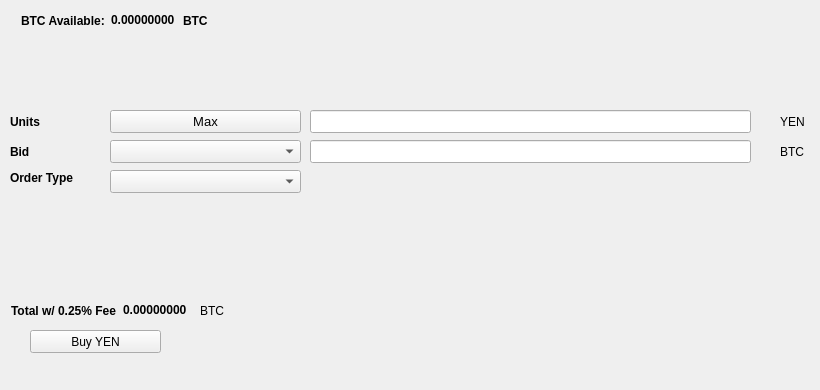
   <widget class="QWidget" name="BuyTab">
    <attribute name="title">
     <string>Buy</string>
    </attribute>
    <widget class="QPushButton" name="BuyYEN">
     <property name="geometry">
      <rect>
       <x>30</x>
       <y>330</y>
       <width>131</width>
       <height>23</height>
      </rect>
     </property>
     <property name="text">
      <string>Buy YEN</string>
     </property>
     <property name="icon">
      <iconset resource="../cryptoyen.qrc">
       <normaloff>:/icons/bitcoin</normaloff>:/icons/bitcoin</iconset>
     </property>
    </widget>
    <widget class="QLabel" name="label_3">
     <property name="geometry">
      <rect>
       <x>10</x>
       <y>110</y>
       <width>46</width>
       <height>23</height>
      </rect>
     </property>
     <property name="font">
      <font>
       <weight>75</weight>
       <bold>true</bold>
      </font>
     </property>
     <property name="text">
      <string>Units</string>
     </property>
    </widget>
    <widget class="QLineEdit" name="UnitsInput">
     <property name="geometry">
      <rect>
       <x>310</x>
       <y>110</y>
       <width>441</width>
       <height>23</height>
      </rect>
     </property>
     <property name="font">
      <font>
       <pointsize>9</pointsize>
       <weight>75</weight>
       <bold>true</bold>
      </font>
     </property>
    </widget>
    <widget class="QLineEdit" name="BuyBidPriceEdit">
     <property name="geometry">
      <rect>
       <x>310</x>
       <y>140</y>
       <width>441</width>
       <height>23</height>
      </rect>
     </property>
     <property name="font">
      <font>
       <pointsize>9</pointsize>
       <weight>75</weight>
       <bold>true</bold>
      </font>
     </property>
    </widget>
    <widget class="QLabel" name="label_4">
     <property name="geometry">
      <rect>
       <x>780</x>
       <y>110</y>
       <width>31</width>
       <height>23</height>
      </rect>
     </property>
     <property name="text">
      <string>YEN</string>
     </property>
    </widget>
    <widget class="QLabel" name="label_5">
     <property name="geometry">
      <rect>
       <x>780</x>
       <y>140</y>
       <width>31</width>
       <height>23</height>
      </rect>
     </property>
     <property name="text">
      <string>BTC</string>
     </property>
    </widget>
    <widget class="QLabel" name="label_6">
     <property name="geometry">
      <rect>
       <x>10</x>
       <y>140</y>
       <width>46</width>
       <height>23</height>
      </rect>
     </property>
     <property name="font">
      <font>
       <weight>75</weight>
       <bold>true</bold>
      </font>
     </property>
     <property name="text">
      <string>Bid</string>
     </property>
    </widget>
    <widget class="QLabel" name="label_7">
     <property name="geometry">
      <rect>
       <x>10</x>
       <y>170</y>
       <width>91</width>
       <height>16</height>
      </rect>
     </property>
     <property name="font">
      <font>
       <weight>75</weight>
       <bold>true</bold>
      </font>
     </property>
     <property name="text">
      <string>Order Type</string>
     </property>
    </widget>
    <widget class="QPushButton" name="Buy_Max_Amount">
     <property name="geometry">
      <rect>
       <x>110</x>
       <y>110</y>
       <width>191</width>
       <height>23</height>
      </rect>
     </property>
     <property name="font">
      <font>
       <pointsize>10</pointsize>
      </font>
     </property>
     <property name="text">
      <string>Max</string>
     </property>
    </widget>
    <widget class="QComboBox" name="BuyBidcomboBox">
     <property name="geometry">
      <rect>
       <x>110</x>
       <y>140</y>
       <width>191</width>
       <height>23</height>
      </rect>
     </property>
     <property name="font">
      <font>
       <pointsize>10</pointsize>
      </font>
     </property>
    </widget>
    <widget class="QComboBox" name="buyOrdertypeCombo">
     <property name="geometry">
      <rect>
       <x>110</x>
       <y>170</y>
       <width>191</width>
       <height>23</height>
      </rect>
     </property>
     <property name="font">
      <font>
       <pointsize>10</pointsize>
      </font>
     </property>
    </widget>
    <widget class="QWidget" name="layoutWidget1">
     <property name="geometry">
      <rect>
       <x>21</x>
       <y>11</y>
       <width>227</width>
       <height>19</height>
      </rect>
     </property>
     <layout class="QHBoxLayout" name="horizontalLayout_3">
      <item>
       <widget class="QLabel" name="label232">
        <property name="font">
         <font>
          <weight>75</weight>
          <bold>true</bold>
         </font>
        </property>
        <property name="text">
         <string>BTC Available:</string>
        </property>
       </widget>
      </item>
      <item>
       <widget class="QLabel" name="BtcAvailableLbl">
        <property name="palette">
         <palette>
          <active>
           <colorrole role="WindowText">
            <brush brushstyle="SolidPattern">
             <color alpha="255">
              <red>0</red>
              <green>0</green>
              <blue>0</blue>
             </color>
            </brush>
           </colorrole>
           <colorrole role="Button">
            <brush brushstyle="SolidPattern">
             <color alpha="255">
              <red>0</red>
              <green>170</green>
              <blue>0</blue>
             </color>
            </brush>
           </colorrole>
           <colorrole role="Light">
            <brush brushstyle="SolidPattern">
             <color alpha="255">
              <red>0</red>
              <green>255</green>
              <blue>0</blue>
             </color>
            </brush>
           </colorrole>
           <colorrole role="Midlight">
            <brush brushstyle="SolidPattern">
             <color alpha="255">
              <red>0</red>
              <green>212</green>
              <blue>0</blue>
             </color>
            </brush>
           </colorrole>
           <colorrole role="Dark">
            <brush brushstyle="SolidPattern">
             <color alpha="255">
              <red>0</red>
              <green>85</green>
              <blue>0</blue>
             </color>
            </brush>
           </colorrole>
           <colorrole role="Mid">
            <brush brushstyle="SolidPattern">
             <color alpha="255">
              <red>0</red>
              <green>113</green>
              <blue>0</blue>
             </color>
            </brush>
           </colorrole>
           <colorrole role="Text">
            <brush brushstyle="SolidPattern">
             <color alpha="255">
              <red>0</red>
              <green>170</green>
              <blue>0</blue>
             </color>
            </brush>
           </colorrole>
           <colorrole role="BrightText">
            <brush brushstyle="SolidPattern">
             <color alpha="255">
              <red>255</red>
              <green>255</green>
              <blue>255</blue>
             </color>
            </brush>
           </colorrole>
           <colorrole role="ButtonText">
            <brush brushstyle="SolidPattern">
             <color alpha="255">
              <red>0</red>
              <green>0</green>
              <blue>0</blue>
             </color>
            </brush>
           </colorrole>
           <colorrole role="Base">
            <brush brushstyle="SolidPattern">
             <color alpha="255">
              <red>255</red>
              <green>255</green>
              <blue>255</blue>
             </color>
            </brush>
           </colorrole>
           <colorrole role="Window">
            <brush brushstyle="SolidPattern">
             <color alpha="255">
              <red>0</red>
              <green>170</green>
              <blue>0</blue>
             </color>
            </brush>
           </colorrole>
           <colorrole role="Shadow">
            <brush brushstyle="SolidPattern">
             <color alpha="255">
              <red>0</red>
              <green>0</green>
              <blue>0</blue>
             </color>
            </brush>
           </colorrole>
           <colorrole role="AlternateBase">
            <brush brushstyle="SolidPattern">
             <color alpha="255">
              <red>127</red>
              <green>212</green>
              <blue>127</blue>
             </color>
            </brush>
           </colorrole>
           <colorrole role="ToolTipBase">
            <brush brushstyle="SolidPattern">
             <color alpha="255">
              <red>255</red>
              <green>255</green>
              <blue>220</blue>
             </color>
            </brush>
           </colorrole>
           <colorrole role="ToolTipText">
            <brush brushstyle="SolidPattern">
             <color alpha="255">
              <red>0</red>
              <green>0</green>
              <blue>0</blue>
             </color>
            </brush>
           </colorrole>
          </active>
          <inactive>
           <colorrole role="WindowText">
            <brush brushstyle="SolidPattern">
             <color alpha="255">
              <red>0</red>
              <green>0</green>
              <blue>0</blue>
             </color>
            </brush>
           </colorrole>
           <colorrole role="Button">
            <brush brushstyle="SolidPattern">
             <color alpha="255">
              <red>0</red>
              <green>170</green>
              <blue>0</blue>
             </color>
            </brush>
           </colorrole>
           <colorrole role="Light">
            <brush brushstyle="SolidPattern">
             <color alpha="255">
              <red>0</red>
              <green>255</green>
              <blue>0</blue>
             </color>
            </brush>
           </colorrole>
           <colorrole role="Midlight">
            <brush brushstyle="SolidPattern">
             <color alpha="255">
              <red>0</red>
              <green>212</green>
              <blue>0</blue>
             </color>
            </brush>
           </colorrole>
           <colorrole role="Dark">
            <brush brushstyle="SolidPattern">
             <color alpha="255">
              <red>0</red>
              <green>85</green>
              <blue>0</blue>
             </color>
            </brush>
           </colorrole>
           <colorrole role="Mid">
            <brush brushstyle="SolidPattern">
             <color alpha="255">
              <red>0</red>
              <green>113</green>
              <blue>0</blue>
             </color>
            </brush>
           </colorrole>
           <colorrole role="Text">
            <brush brushstyle="SolidPattern">
             <color alpha="255">
              <red>0</red>
              <green>170</green>
              <blue>0</blue>
             </color>
            </brush>
           </colorrole>
           <colorrole role="BrightText">
            <brush brushstyle="SolidPattern">
             <color alpha="255">
              <red>255</red>
              <green>255</green>
              <blue>255</blue>
             </color>
            </brush>
           </colorrole>
           <colorrole role="ButtonText">
            <brush brushstyle="SolidPattern">
             <color alpha="255">
              <red>0</red>
              <green>0</green>
              <blue>0</blue>
             </color>
            </brush>
           </colorrole>
           <colorrole role="Base">
            <brush brushstyle="SolidPattern">
             <color alpha="255">
              <red>255</red>
              <green>255</green>
              <blue>255</blue>
             </color>
            </brush>
           </colorrole>
           <colorrole role="Window">
            <brush brushstyle="SolidPattern">
             <color alpha="255">
              <red>0</red>
              <green>170</green>
              <blue>0</blue>
             </color>
            </brush>
           </colorrole>
           <colorrole role="Shadow">
            <brush brushstyle="SolidPattern">
             <color alpha="255">
              <red>0</red>
              <green>0</green>
              <blue>0</blue>
             </color>
            </brush>
           </colorrole>
           <colorrole role="AlternateBase">
            <brush brushstyle="SolidPattern">
             <color alpha="255">
              <red>127</red>
              <green>212</green>
              <blue>127</blue>
             </color>
            </brush>
           </colorrole>
           <colorrole role="ToolTipBase">
            <brush brushstyle="SolidPattern">
             <color alpha="255">
              <red>255</red>
              <green>255</green>
              <blue>220</blue>
             </color>
            </brush>
           </colorrole>
           <colorrole role="ToolTipText">
            <brush brushstyle="SolidPattern">
             <color alpha="255">
              <red>0</red>
              <green>0</green>
              <blue>0</blue>
             </color>
            </brush>
           </colorrole>
          </inactive>
          <disabled>
           <colorrole role="WindowText">
            <brush brushstyle="SolidPattern">
             <color alpha="255">
              <red>0</red>
              <green>85</green>
              <blue>0</blue>
             </color>
            </brush>
           </colorrole>
           <colorrole role="Button">
            <brush brushstyle="SolidPattern">
             <color alpha="255">
              <red>0</red>
              <green>170</green>
              <blue>0</blue>
             </color>
            </brush>
           </colorrole>
           <colorrole role="Light">
            <brush brushstyle="SolidPattern">
             <color alpha="255">
              <red>0</red>
              <green>255</green>
              <blue>0</blue>
             </color>
            </brush>
           </colorrole>
           <colorrole role="Midlight">
            <brush brushstyle="SolidPattern">
             <color alpha="255">
              <red>0</red>
              <green>212</green>
              <blue>0</blue>
             </color>
            </brush>
           </colorrole>
           <colorrole role="Dark">
            <brush brushstyle="SolidPattern">
             <color alpha="255">
              <red>0</red>
              <green>85</green>
              <blue>0</blue>
             </color>
            </brush>
           </colorrole>
           <colorrole role="Mid">
            <brush brushstyle="SolidPattern">
             <color alpha="255">
              <red>0</red>
              <green>113</green>
              <blue>0</blue>
             </color>
            </brush>
           </colorrole>
           <colorrole role="Text">
            <brush brushstyle="SolidPattern">
             <color alpha="255">
              <red>0</red>
              <green>85</green>
              <blue>0</blue>
             </color>
            </brush>
           </colorrole>
           <colorrole role="BrightText">
            <brush brushstyle="SolidPattern">
             <color alpha="255">
              <red>255</red>
              <green>255</green>
              <blue>255</blue>
             </color>
            </brush>
           </colorrole>
           <colorrole role="ButtonText">
            <brush brushstyle="SolidPattern">
             <color alpha="255">
              <red>0</red>
              <green>85</green>
              <blue>0</blue>
             </color>
            </brush>
           </colorrole>
           <colorrole role="Base">
            <brush brushstyle="SolidPattern">
             <color alpha="255">
              <red>0</red>
              <green>170</green>
              <blue>0</blue>
             </color>
            </brush>
           </colorrole>
           <colorrole role="Window">
            <brush brushstyle="SolidPattern">
             <color alpha="255">
              <red>0</red>
              <green>170</green>
              <blue>0</blue>
             </color>
            </brush>
           </colorrole>
           <colorrole role="Shadow">
            <brush brushstyle="SolidPattern">
             <color alpha="255">
              <red>0</red>
              <green>0</green>
              <blue>0</blue>
             </color>
            </brush>
           </colorrole>
           <colorrole role="AlternateBase">
            <brush brushstyle="SolidPattern">
             <color alpha="255">
              <red>0</red>
              <green>170</green>
              <blue>0</blue>
             </color>
            </brush>
           </colorrole>
           <colorrole role="ToolTipBase">
            <brush brushstyle="SolidPattern">
             <color alpha="255">
              <red>255</red>
              <green>255</green>
              <blue>220</blue>
             </color>
            </brush>
           </colorrole>
           <colorrole role="ToolTipText">
            <brush brushstyle="SolidPattern">
             <color alpha="255">
              <red>0</red>
              <green>0</green>
              <blue>0</blue>
             </color>
            </brush>
           </colorrole>
          </disabled>
         </palette>
        </property>
        <property name="font">
         <font>
          <weight>75</weight>
          <bold>true</bold>
         </font>
        </property>
        <property name="text">
         <string>0.00000000</string>
        </property>
        <property name="textInteractionFlags">
         <set>Qt::LinksAccessibleByMouse|Qt::TextSelectableByKeyboard|Qt::TextSelectableByMouse</set>
        </property>
       </widget>
      </item>
      <item>
       <widget class="QLabel" name="BtcAvailableLbl_2">
        <property name="font">
         <font>
          <weight>75</weight>
          <bold>true</bold>
         </font>
        </property>
        <property name="text">
         <string>BTC</string>
        </property>
       </widget>
      </item>
     </layout>
    </widget>
    <widget class="QWidget" name="layoutWidge2">
     <property name="geometry">
      <rect>
       <x>11</x>
       <y>301</y>
       <width>259</width>
       <height>19</height>
      </rect>
     </property>
     <layout class="QHBoxLayout" name="horizontalLayout_4">
      <item>
       <widget class="QLabel" name="label_9">
        <property name="font">
         <font>
          <weight>75</weight>
          <bold>true</bold>
         </font>
        </property>
        <property name="text">
         <string>Total w/ 0.25% Fee</string>
        </property>
       </widget>
      </item>
      <item>
       <widget class="QLabel" name="BuyCostLabel">
        <property name="palette">
         <palette>
          <active>
           <colorrole role="WindowText">
            <brush brushstyle="SolidPattern">
             <color alpha="255">
              <red>0</red>
              <green>0</green>
              <blue>0</blue>
             </color>
            </brush>
           </colorrole>
           <colorrole role="Button">
            <brush brushstyle="SolidPattern">
             <color alpha="255">
              <red>0</red>
              <green>170</green>
              <blue>0</blue>
             </color>
            </brush>
           </colorrole>
           <colorrole role="Light">
            <brush brushstyle="SolidPattern">
             <color alpha="255">
              <red>0</red>
              <green>255</green>
              <blue>0</blue>
             </color>
            </brush>
           </colorrole>
           <colorrole role="Midlight">
            <brush brushstyle="SolidPattern">
             <color alpha="255">
              <red>0</red>
              <green>212</green>
              <blue>0</blue>
             </color>
            </brush>
           </colorrole>
           <colorrole role="Dark">
            <brush brushstyle="SolidPattern">
             <color alpha="255">
              <red>0</red>
              <green>85</green>
              <blue>0</blue>
             </color>
            </brush>
           </colorrole>
           <colorrole role="Mid">
            <brush brushstyle="SolidPattern">
             <color alpha="255">
              <red>0</red>
              <green>113</green>
              <blue>0</blue>
             </color>
            </brush>
           </colorrole>
           <colorrole role="Text">
            <brush brushstyle="SolidPattern">
             <color alpha="255">
              <red>0</red>
              <green>170</green>
              <blue>0</blue>
             </color>
            </brush>
           </colorrole>
           <colorrole role="BrightText">
            <brush brushstyle="SolidPattern">
             <color alpha="255">
              <red>255</red>
              <green>255</green>
              <blue>255</blue>
             </color>
            </brush>
           </colorrole>
           <colorrole role="ButtonText">
            <brush brushstyle="SolidPattern">
             <color alpha="255">
              <red>0</red>
              <green>0</green>
              <blue>0</blue>
             </color>
            </brush>
           </colorrole>
           <colorrole role="Base">
            <brush brushstyle="SolidPattern">
             <color alpha="255">
              <red>255</red>
              <green>255</green>
              <blue>255</blue>
             </color>
            </brush>
           </colorrole>
           <colorrole role="Window">
            <brush brushstyle="SolidPattern">
             <color alpha="255">
              <red>0</red>
              <green>170</green>
              <blue>0</blue>
             </color>
            </brush>
           </colorrole>
           <colorrole role="Shadow">
            <brush brushstyle="SolidPattern">
             <color alpha="255">
              <red>0</red>
              <green>0</green>
              <blue>0</blue>
             </color>
            </brush>
           </colorrole>
           <colorrole role="AlternateBase">
            <brush brushstyle="SolidPattern">
             <color alpha="255">
              <red>127</red>
              <green>212</green>
              <blue>127</blue>
             </color>
            </brush>
           </colorrole>
           <colorrole role="ToolTipBase">
            <brush brushstyle="SolidPattern">
             <color alpha="255">
              <red>255</red>
              <green>255</green>
              <blue>220</blue>
             </color>
            </brush>
           </colorrole>
           <colorrole role="ToolTipText">
            <brush brushstyle="SolidPattern">
             <color alpha="255">
              <red>0</red>
              <green>0</green>
              <blue>0</blue>
             </color>
            </brush>
           </colorrole>
          </active>
          <inactive>
           <colorrole role="WindowText">
            <brush brushstyle="SolidPattern">
             <color alpha="255">
              <red>0</red>
              <green>0</green>
              <blue>0</blue>
             </color>
            </brush>
           </colorrole>
           <colorrole role="Button">
            <brush brushstyle="SolidPattern">
             <color alpha="255">
              <red>0</red>
              <green>170</green>
              <blue>0</blue>
             </color>
            </brush>
           </colorrole>
           <colorrole role="Light">
            <brush brushstyle="SolidPattern">
             <color alpha="255">
              <red>0</red>
              <green>255</green>
              <blue>0</blue>
             </color>
            </brush>
           </colorrole>
           <colorrole role="Midlight">
            <brush brushstyle="SolidPattern">
             <color alpha="255">
              <red>0</red>
              <green>212</green>
              <blue>0</blue>
             </color>
            </brush>
           </colorrole>
           <colorrole role="Dark">
            <brush brushstyle="SolidPattern">
             <color alpha="255">
              <red>0</red>
              <green>85</green>
              <blue>0</blue>
             </color>
            </brush>
           </colorrole>
           <colorrole role="Mid">
            <brush brushstyle="SolidPattern">
             <color alpha="255">
              <red>0</red>
              <green>113</green>
              <blue>0</blue>
             </color>
            </brush>
           </colorrole>
           <colorrole role="Text">
            <brush brushstyle="SolidPattern">
             <color alpha="255">
              <red>0</red>
              <green>170</green>
              <blue>0</blue>
             </color>
            </brush>
           </colorrole>
           <colorrole role="BrightText">
            <brush brushstyle="SolidPattern">
             <color alpha="255">
              <red>255</red>
              <green>255</green>
              <blue>255</blue>
             </color>
            </brush>
           </colorrole>
           <colorrole role="ButtonText">
            <brush brushstyle="SolidPattern">
             <color alpha="255">
              <red>0</red>
              <green>0</green>
              <blue>0</blue>
             </color>
            </brush>
           </colorrole>
           <colorrole role="Base">
            <brush brushstyle="SolidPattern">
             <color alpha="255">
              <red>255</red>
              <green>255</green>
              <blue>255</blue>
             </color>
            </brush>
           </colorrole>
           <colorrole role="Window">
            <brush brushstyle="SolidPattern">
             <color alpha="255">
              <red>0</red>
              <green>170</green>
              <blue>0</blue>
             </color>
            </brush>
           </colorrole>
           <colorrole role="Shadow">
            <brush brushstyle="SolidPattern">
             <color alpha="255">
              <red>0</red>
              <green>0</green>
              <blue>0</blue>
             </color>
            </brush>
           </colorrole>
           <colorrole role="AlternateBase">
            <brush brushstyle="SolidPattern">
             <color alpha="255">
              <red>127</red>
              <green>212</green>
              <blue>127</blue>
             </color>
            </brush>
           </colorrole>
           <colorrole role="ToolTipBase">
            <brush brushstyle="SolidPattern">
             <color alpha="255">
              <red>255</red>
              <green>255</green>
              <blue>220</blue>
             </color>
            </brush>
           </colorrole>
           <colorrole role="ToolTipText">
            <brush brushstyle="SolidPattern">
             <color alpha="255">
              <red>0</red>
              <green>0</green>
              <blue>0</blue>
             </color>
            </brush>
           </colorrole>
          </inactive>
          <disabled>
           <colorrole role="WindowText">
            <brush brushstyle="SolidPattern">
             <color alpha="255">
              <red>0</red>
              <green>85</green>
              <blue>0</blue>
             </color>
            </brush>
           </colorrole>
           <colorrole role="Button">
            <brush brushstyle="SolidPattern">
             <color alpha="255">
              <red>0</red>
              <green>170</green>
              <blue>0</blue>
             </color>
            </brush>
           </colorrole>
           <colorrole role="Light">
            <brush brushstyle="SolidPattern">
             <color alpha="255">
              <red>0</red>
              <green>255</green>
              <blue>0</blue>
             </color>
            </brush>
           </colorrole>
           <colorrole role="Midlight">
            <brush brushstyle="SolidPattern">
             <color alpha="255">
              <red>0</red>
              <green>212</green>
              <blue>0</blue>
             </color>
            </brush>
           </colorrole>
           <colorrole role="Dark">
            <brush brushstyle="SolidPattern">
             <color alpha="255">
              <red>0</red>
              <green>85</green>
              <blue>0</blue>
             </color>
            </brush>
           </colorrole>
           <colorrole role="Mid">
            <brush brushstyle="SolidPattern">
             <color alpha="255">
              <red>0</red>
              <green>113</green>
              <blue>0</blue>
             </color>
            </brush>
           </colorrole>
           <colorrole role="Text">
            <brush brushstyle="SolidPattern">
             <color alpha="255">
              <red>0</red>
              <green>85</green>
              <blue>0</blue>
             </color>
            </brush>
           </colorrole>
           <colorrole role="BrightText">
            <brush brushstyle="SolidPattern">
             <color alpha="255">
              <red>255</red>
              <green>255</green>
              <blue>255</blue>
             </color>
            </brush>
           </colorrole>
           <colorrole role="ButtonText">
            <brush brushstyle="SolidPattern">
             <color alpha="255">
              <red>0</red>
              <green>85</green>
              <blue>0</blue>
             </color>
            </brush>
           </colorrole>
           <colorrole role="Base">
            <brush brushstyle="SolidPattern">
             <color alpha="255">
              <red>0</red>
              <green>170</green>
              <blue>0</blue>
             </color>
            </brush>
           </colorrole>
           <colorrole role="Window">
            <brush brushstyle="SolidPattern">
             <color alpha="255">
              <red>0</red>
              <green>170</green>
              <blue>0</blue>
             </color>
            </brush>
           </colorrole>
           <colorrole role="Shadow">
            <brush brushstyle="SolidPattern">
             <color alpha="255">
              <red>0</red>
              <green>0</green>
              <blue>0</blue>
             </color>
            </brush>
           </colorrole>
           <colorrole role="AlternateBase">
            <brush brushstyle="SolidPattern">
             <color alpha="255">
              <red>0</red>
              <green>170</green>
              <blue>0</blue>
             </color>
            </brush>
           </colorrole>
           <colorrole role="ToolTipBase">
            <brush brushstyle="SolidPattern">
             <color alpha="255">
              <red>255</red>
              <green>255</green>
              <blue>220</blue>
             </color>
            </brush>
           </colorrole>
           <colorrole role="ToolTipText">
            <brush brushstyle="SolidPattern">
             <color alpha="255">
              <red>0</red>
              <green>0</green>
              <blue>0</blue>
             </color>
            </brush>
           </colorrole>
          </disabled>
         </palette>
        </property>
        <property name="font">
         <font>
          <weight>75</weight>
          <bold>true</bold>
         </font>
        </property>
        <property name="autoFillBackground">
         <bool>false</bool>
        </property>
        <property name="text">
         <string>0.00000000</string>
        </property>
        <property name="textInteractionFlags">
         <set>Qt::LinksAccessibleByMouse|Qt::TextSelectableByMouse</set>
        </property>
       </widget>
      </item>
      <item>
       <widget class="QLabel" name="label_10">
        <property name="font">
         <font>
          <weight>50</weight>
          <bold>false</bold>
         </font>
        </property>
        <property name="text">
         <string>BTC</string>
        </property>
       </widget>
      </item>
     </layout>
    </widget>
    <widget class="QLabel" name="label_24">
     <property name="geometry">
      <rect>
       <x>460</x>
       <y>300</y>
       <width>281</width>
       <height>81</height>
      </rect>
     </property>
     <property name="text">
      <string/>
     </property>
     <property name="pixmap">
      <pixmap>:/images/bittrex</pixmap>
     </property>
    </widget>
   </widget>
